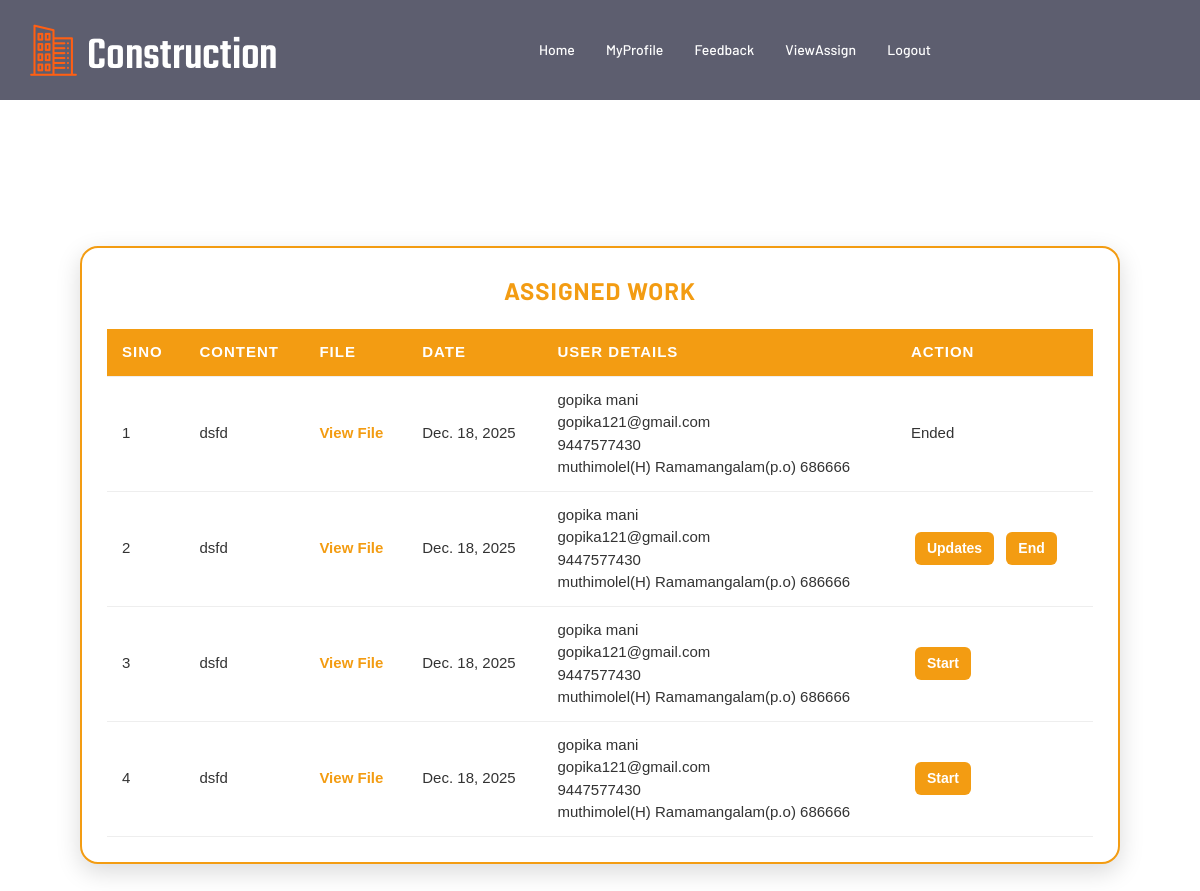
Page /Worker/ViewAssign/ (signed in) on the committed database.
### Builder/models.py (models this page shows)
class tbl_assign(models.Model):
    request=models.ForeignKey(tbl_request,on_delete=models.CASCADE)
    worker=models.ForeignKey(tbl_worker,on_delete=models.CASCADE)
    assign_date=models.DateField(auto_now_add=True)
    assign_status=models.IntegerField(default=0)

### User/models.py (models this page shows)
class tbl_request(models.Model):
       request_content=models.CharField(max_length=50)
       request_file=models.FileField(upload_to="Assets/requestDocs/")
       request_date=models.DateField(auto_now_add=True)
       request_status=models.IntegerField(default=0)
       request_amount=models.CharField(max_length=50,null=True)
       user=models.ForeignKey(tbl_user,on_delete=models.CASCADE)
       builder=models.ForeignKey(tbl_builders,on_delete=models.CASCADE)

### Guest/models.py (models this page shows)
class tbl_user(models.Model):
    user_name=models.CharField(max_length=50)
    user_email=models.CharField(max_length=50)
    user_contact=models.CharField(max_length=50)
    user_address=models.CharField(max_length=50)
    user_password=models.CharField(max_length=50)
    user_photo=models.FileField(upload_to="Assets/UserDocs/")
    place=models.ForeignKey(tbl_place,on_delete=models.CASCADE)

### Worker/views.py (the view)
# urls.py: path('ViewAssign/',views.ViewAssign,name="ViewAssign"),
def ViewAssign(request):
    assigndata=tbl_assign.objects.filter(worker=request.session['wid'])
    return render(request,'Worker/ViewAssign.html',{"assigndata":assigndata})

### Worker/Templates/Worker/ViewAssign.html (shortened to what this page needs)
{% extends 'Worker/Header.html' %}
{% block content %}
<head>
</head>
<br><br><br><br>
<div class="viewassign-page">
    <div class="viewassign-card">
        <div class="viewassign-heading">Assigned Work</div>
        <table class="viewassign-table">
            <thead>
                <tr>
                    <th>SINO</th>
                    <th>Content</th>
                    <th>File</th>
                    <th>Date</th>
                    <th>User Details</th>
                    <th>Action</th>
                </tr>
            </thead>
            <tbody>
                {% for i in assigndata %}
                <tr>
                    <td>{{forloop.counter}}</td>
                    <td>{{i.request.request_content}}</td>
                    <td><a href="{{i.request.request_file.url}}" class="view-file-link">View File</a></td>
                    <td>{{i.request.request_date}}</td>
                    <td>
                        {{i.request.user.user_name}}<br>
                        {{i.request.user.user_email}}<br>
                        {{i.request.user.user_contact}}<br>
                        {{i.request.user.user_address}}<br>
                    </td>
                    <td>
                        {% if i.assign_status == 0 %}
                            <a href="{% url 'Worker:UpdateAssign' i.id 1 %}" class="assign-btn">Start</a>
                        {% elif i.assign_status == 1 %}
                            <a href="{% url 'Worker:Updates' i.id %}" class="assign-btn">Updates</a>
                            <a href="{% url 'Worker:UpdateAssign' i.id 2 %}" class="assign-btn">End</a>
                        {% elif i.assign_status == 2 %}
                            Ended
                        {% endif %}
                    </td>
                </tr>
                {% endfor %}
            </tbody>
        </table>
    </div>
</div>
{% endblock %}

### Worker/Templates/Worker/ViewAssign.html (style rules this page uses)
.viewassign-page { width: 90%; margin: auto; padding: 50px 20px; }
.viewassign-card { background: #fff; border-radius: 18px; padding: 25px; box-shadow: 0 8px 25px rgba(0,0,0,0.15); border: 2px solid #f39c12; overflow-x: auto; }
.viewassign-heading { text-align: center; font-size: 24px; font-weight: bold; color: #f39c12; margin-bottom: 20px; text-transform: uppercase; letter-spacing: 1px; }
.viewassign-table { width: 100%; border-collapse: collapse; text-align: left; font-family: Arial, sans-serif; }
.viewassign-table th, .viewassign-table td { padding: 12px 15px; border-bottom: 1px solid #eee; font-size: 15px; color: #333; }
.viewassign-table th { background: #f39c12; color: #fff; text-transform: uppercase; letter-spacing: 1px; font-weight: 600; }
.view-file-link { color: #f39c12; text-decoration: none; font-weight: bold; transition: 0.3s; }
.assign-btn { display: inline-block; padding: 6px 12px; background: #f39c12; color: white !important; border-radius: 6px; font-size: 14px; font-weight: bold; text-decoration: none; margin: 2px 4px; transition: 0.3s; }

### rows in the picture
tbl_assign: request.request_content "dsfd", request.request_date "Dec. 18, 2025", request.user.user_name "gopika mani", request.user.user_email "gopika121@gmail.com", request.user.user_contact "9447577430", request.user.user_address "muthimolel(H) Ramamangalam(p.o) 686666", assign_status "Ended"
tbl_assign: request.request_content "dsfd", request.request_date "Dec. 18, 2025", request.user.user_name "gopika mani", request.user.user_email "gopika121@gmail.com", request.user.user_contact "9447577430", request.user.user_address "muthimolel(H) Ramamangalam(p.o) 686666", assign_status "Updates"
tbl_assign: request.request_content "dsfd", request.request_date "Dec. 18, 2025", request.user.user_name "gopika mani", request.user.user_email "gopika121@gmail.com", request.user.user_contact "9447577430", request.user.user_address "muthimolel(H) Ramamangalam(p.o) 686666", assign_status "Start"
tbl_assign: request.request_content "dsfd", request.request_date "Dec. 18, 2025", request.user.user_name "gopika mani", request.user.user_email "gopika121@gmail.com", request.user.user_contact "9447577430", request.user.user_address "muthimolel(H) Ramamangalam(p.o) 686666", assign_status "Start"
